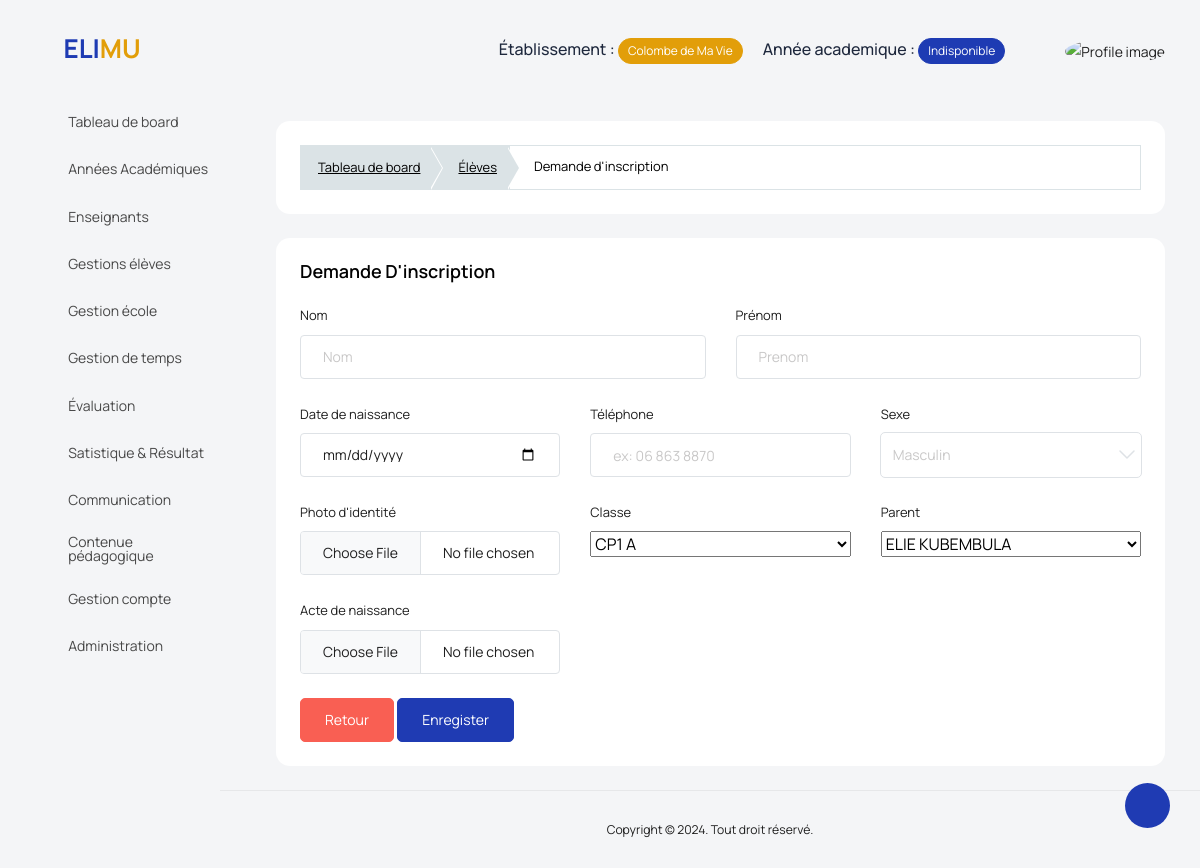
Page /gestion_ecole/students/ajouter/ (signed in) on the earlier database version.
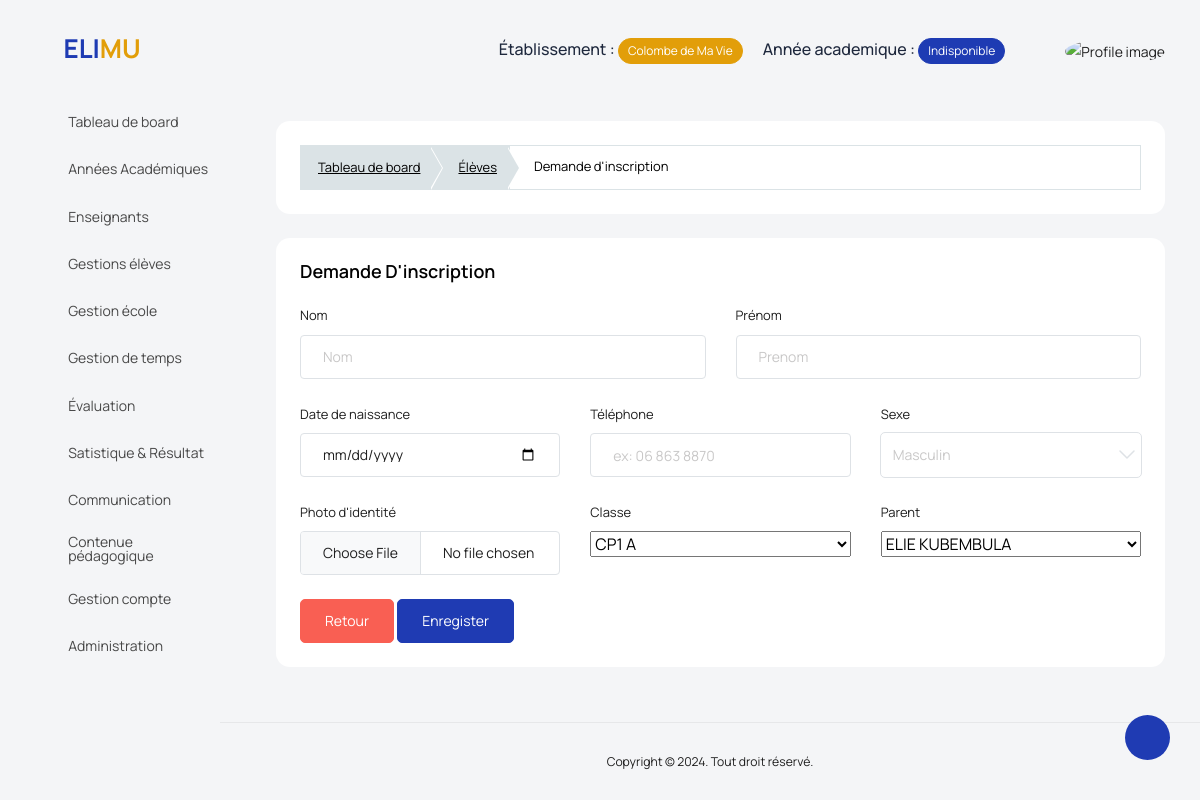
Same page on the later database version.
### backend/models/gestion_ecole.py (models this page shows, shortened)
class DocumentType(models.Model):
    title = models.CharField(max_length=50)
    school = models.ForeignKey(Etablishment, on_delete=models.CASCADE)
    status = models.BooleanField(default=False)
    created_at = models.DateTimeField(auto_now_add=True)
    updated_at = models.DateTimeField(auto_now=True)

### manager_dashboard/views/gestion_universite_view.py (the view, shortened to what this page needs)
class AddStudentView(View):
    template = "manager_dashboard/gestion_ecole/ajout_etudiant.html"
    def dispatch(self,request, *args, **kwargs):
        if not request.user.is_authenticated:
            return redirect('manager_dashboard:login')
        try:
            active_year = AcademicYear.objects.get(status=True, school=request.user.school)
        except AcademicYear.DoesNotExist:
            return redirect('manager_dashboard:no_year')
        if request.user.is_manager or request.user.is_admin_school:
            return super().dispatch(request, *args, **kwargs)
        return redirect('manager_dashboard:logout')
    def get(self, request, *args, **kwargs):
        classrooms = ClassRoom.objects.filter(level__school=self.request.user.school)
        parents = Parent.objects.filter(school=self.request.user.school)
        type_documents = DocumentType.objects.filter(status=True, school=request.user.school)
        context = {'classrooms':classrooms, 'type_documents':type_documents, 'parents':parents}
        return render(request, template_name=self.template, context=context)

### manager_dashboard/templates/manager_dashboard/gestion_ecole/ajout_etudiant.html (shortened to what the changed rows need)
{% extends '../base.html' %}
{% load static %}
{% block content %}
<div class="row">
    <div class="col-lg-12">
        <div class="card">
            <div class="card-body">
                <form class="cmxform" id="signupForm" method="post" enctype="multipart/form-data">
                    <fieldset>
                        <div class='row'>
                            {% for type_document in type_documents %}
                            <div class=" col-md-4 form-group">
                                <label class="form-label" for="libelle"> {{type_document.title}} </label>
                                <input type='file' class='form-control' name='{{type_document.title}}' id="{{type_document.title}}" required>
                            </div>
                            {% endfor %}
                        </div>
                    </fieldset>
                </form>
            </div>
        </div>
    </div>
</div>
{% endblock content %}

Differences in the rows shown:
removed DocumentType: title "Acte de naissance"
